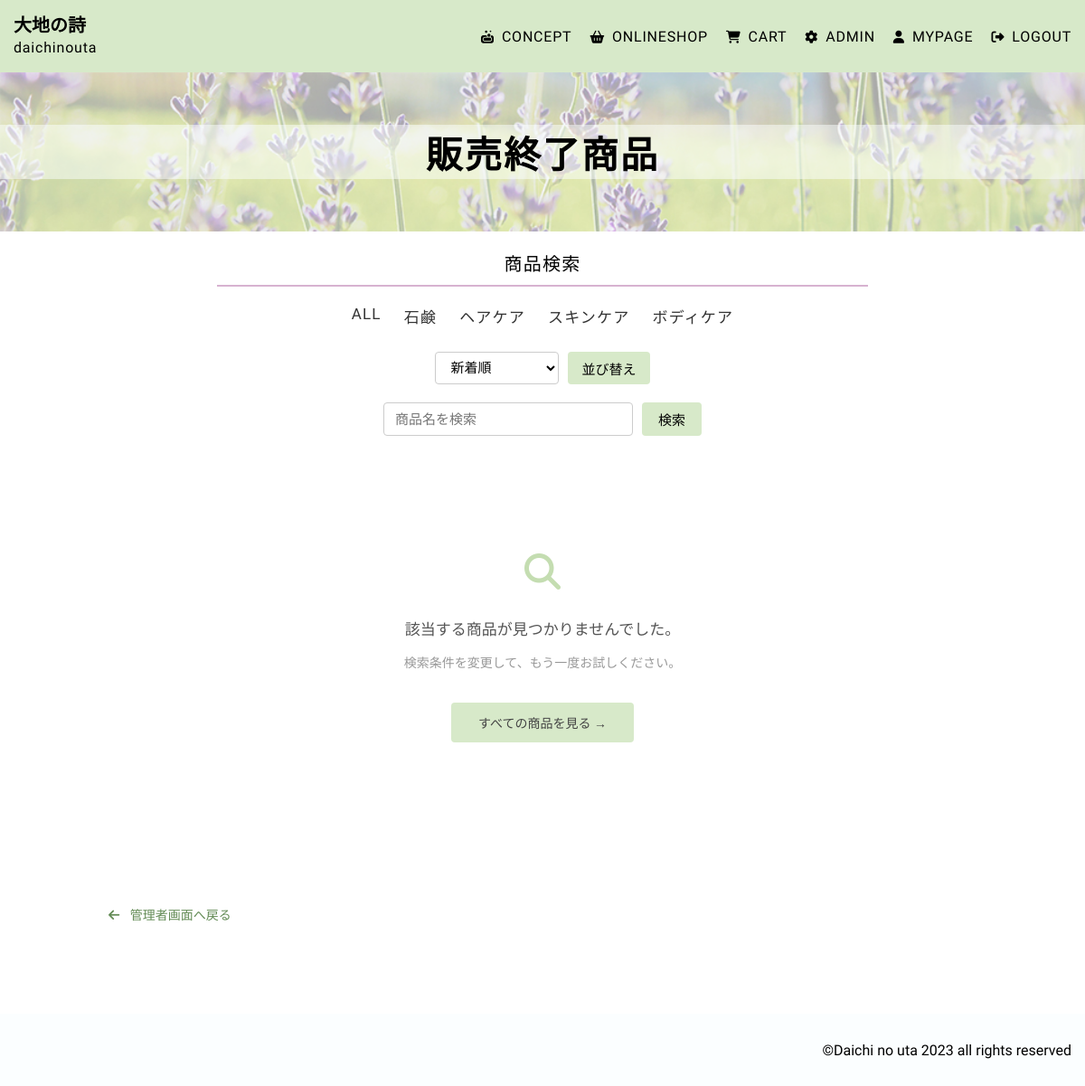
/inactive_products.php (signed in), run on the app's committed database.
### tables this page shows
CREATE TABLE `categories` (
  `id` int(11) NOT NULL,
  `category_name` varchar(20) NOT NULL
);

### func.php (called while the page is built)
<?php
function h(string $str){
    return htmlspecialchars($str,ENT_QUOTES);
}

### inactive_products.php (the view, shortened to what this page needs)
<?php
require_once("conn.php");
require_once("func.php");
$category_list = $db->query("SELECT * FROM categories");
$categories = $category_list->fetchAll(PDO::FETCH_ASSOC);
$category_id = filter_input(
    INPUT_GET,
    "category_id",
    FILTER_VALIDATE_INT
);
$sort = h($_GET["sort"] ?? "new");
if ($sort === "low") {
    $order = "p.price ASC";
} elseif ($sort === "high") {
    $order = "p.price DESC";
} else {
    $order = "p.key_id DESC";
}
$keyword = trim($_GET["keyword"] ?? "");
if ($keyword === "" && !$category_id) {
    $list = $db->query(
        "SELECT * FROM categories c, products p
         WHERE c.id = p.category_id
         AND p.is_active = 0
         ORDER BY $order"
    );
}
?>
<!DOCTYPE html>
<html lang="ja">
<head>
    <link rel="stylesheet" href="https://cdnjs.cloudflare.com/ajax/libs/font-awesome/6.5.1/css/all.min.css">
    <link rel="stylesheet" href="https://cdnjs.cloudflare.com/ajax/libs/font-awesome/6.5.1/css/all.min.css"><link rel="preconnect" href="https://fonts.googleapis.com">
    <link rel="stylesheet" href="css/mystyle.css">
</head>
<body>
<header>
<div class="top">
<a href="index.php">
<h2>大地の詩</h2>
<p>daichinouta</p>
</a>
</div>
<nav class="site-nav">
<ul>
<li><a href="concept.php"><i class="fa-solid fa-soap"></i>CONCEPT</a></li>
<li><a href="onlineshop.php"><i class="fa-solid fa-basket-shopping"></i>ONLINESHOP</a></li>
<li><a href="cart.php"><i class="fa-solid fa-cart-shopping"></i>CART</a></li>
<?php
    if(isset($_SESSION["login"]) and $_SESSION["login"] == "admin"){
        echo "<li><a href=\"admin.php\"><i class=\"fa-solid fa-gear\"></i>ADMIN</a></li>";
    }
    if(isset($_SESSION["login"])){
        echo "<li><a href=\"mypage.php\"><i class=\"fa-solid fa-user\"></i>MYPAGE</a></li>";
        echo "<li><a href=\"logout.php\"><i class=\"fa-solid fa-right-from-bracket\"></i>LOGOUT</a></li>";
    }
?>
</ul>
</nav>
</header>
<article class="onlineshop">
<div class="midasi">
<h2>販売終了商品</h2>
</div>
<div class="sukoyaka">
<p class="sukoyaka-midasi">商品検索</p>
<div class="category-menu">
    <a href="inactive_products.php">ALL</a>
    <?php foreach ($categories as $category): ?>
        <a href="inactive_products.php?category_id=<?= h($category["id"]) ?>">
            <?= h($category["category_name"]) ?>
        </a>
    <?php endforeach; ?>
</div>
<form action="inactive_products.php" method="get" class="sort-form">
    <select name="sort">
         <option value="new"
            <?= $sort === "new" ? "selected" : "" ?>>
            新着順
        </option>
    </select>
    <button type="submit">並び替え</button>
</form>
<form action="inactive_products.php" method="get" class="search-form">
    <input type="text"
           name="keyword"
           placeholder="商品名を検索">
    <button type="submit">検索</button>
</form>
</div>
<div class="shop-main">
    <?php
    $ary = $list->fetchAll(PDO::FETCH_ASSOC);
    ?>
    <?php if (empty($ary)): ?>
        <div class="shop-empty">
            <i class="fa-solid fa-magnifying-glass"></i>
            <p>該当する商品が見つかりませんでした。</p>
            <span>
                検索条件を変更して、もう一度お試しください。
            </span>
            <a href="inactive_products.php">
                すべての商品を見る →
            </a>
        </div>
    <?php endif; ?>
</div>
<div class="admin-back">
    <a href="admin.php">
        <i class="fa-solid fa-arrow-left"></i>
        管理者画面へ戻る
    </a>
</div>
</article>
<footer>
<small>&copy;Daichi no uta 2023 all rights reserved</small>
</footer>
</body>
</html>

### css/mystyle.css (style rules this page uses)
html { font-size: 62.5%; }
body { margin: 0; padding: 0; overflow-x: hidden; font-family: "Kiwi Maru", serif; }
header { background-color: #d7e9c9; height: 80px; display: flex; justify-content: space-between; align-items: center; }
header .top { margin-left: 15px; line-height: 8px; }
header .top a { color: inherit; text-decoration: none; }
header .top a h2 { font-size: 2rem; }
header .top a p { font-size: 1.6rem; letter-spacing: 0.05em; }
header .site-nav ul { list-style-type: none; display: flex; gap: 15px; margin-right: 15px; }
header .site-nav ul a { font-size: 1.6rem; padding-left: 5px; letter-spacing: 0.05em; color: inherit; text-decoration: none; }
header .site-nav ul a i { margin-right: 8px; font-size: 1.4rem; }
.onlineshop .midasi { height: 22vh; background-image: url(../image/大地の詩背景.jpg); background-size: cover; display: flex; justify-content: center; align-items: center; }
.onlineshop .midasi h2 { width: 100%; margin: 0; font-size: 4.1rem; text-align: center; background-color: rgba(251, 254, 255, 0.4980392157); letter-spacing: 0.05em; }
.onlineshop .sukoyaka { margin-left: auto; margin-right: auto; letter-spacing: 0.06em; width: 60%; font-size: 2rem; }
.onlineshop .sukoyaka .sukoyaka-midasi { border-bottom: 2px solid #d7b2d0; text-align: center; padding-bottom: 10px; }
.onlineshop .sukoyaka .category-menu { display: flex; justify-content: center; gap: 25px; margin: 20px 0; }
.onlineshop .sukoyaka .category-menu a { color: #333; text-decoration: none; font-size: 1.7rem; padding-bottom: 5px; border-bottom: 2px solid transparent; }
.onlineshop .sukoyaka .sort-form { display: flex; justify-content: center; gap: 10px; margin: 20px 0; }
.onlineshop .sukoyaka .sort-form select { font-family: "Kiwi Maru", serif; font-size: 1.5rem; padding: 7px 12px; border: 1px solid #ccc; border-radius: 4px; background-color: #fff; }
.onlineshop .sukoyaka .sort-form button { font-family: "Kiwi Maru", serif; font-size: 1.5rem; padding: 7px 15px; border: none; border-radius: 4px; background-color: #d7e9c9; cursor: pointer; }
.onlineshop .sukoyaka .search-form { display: flex; justify-content: center; gap: 10px; margin: 20px 0 30px; }
.onlineshop .sukoyaka .search-form input { width: 250px; padding: 8px 12px; font-family: "Kiwi Maru", serif; font-size: 1.5rem; border: 1px solid #ccc; border-radius: 4px; }
.onlineshop .sukoyaka .search-form button { padding: 8px 18px; font-family: "Kiwi Maru", serif; font-size: 1.5rem; border: none; border-radius: 4px; background-color: #d7e9c9; cursor: pointer; }
.onlineshop .shop-main { min-width: 0; display: grid; grid-template-columns: repeat(3, minmax(0, 1fr)); gap: 35px; width: 95%; margin-left: auto; margin-right: auto; font-family: initial; }
.admin-back { width: 80%; margin: 50px auto 100px; }
.admin-back a { font-size: 1.4rem; color: #638b55; text-decoration: none; }
.admin-back a i { margin-right: 8px; }
.shop-empty { width: 100%; grid-column: 1/-1; text-align: center; padding: 100px 0 130px; box-sizing: border-box; }
.shop-empty i { display: block; font-size: 4rem; color: #c4ddb1; margin-bottom: 30px; }
.shop-empty p { font-size: 1.7rem; color: #555; margin-bottom: 15px; }
.shop-empty span { display: block; font-size: 1.4rem; color: #999; margin-bottom: 35px; }
.shop-empty a { display: inline-block; padding: 12px 30px; background-color: #d7e9c9; border-radius: 4px; color: #444; font-size: 1.4rem; text-decoration: none; }
footer { background-color: #fbfeff; display: flex; justify-content: end; align-items: center; height: 80px; }
footer small { font-size: 1.6rem; margin-right: 15px; margin-top: 0; }

### data on the page
categories: category_name "石鹸"
categories: category_name "ヘアケア"
categories: category_name "スキンケア"
categories: category_name "ボディケア"
